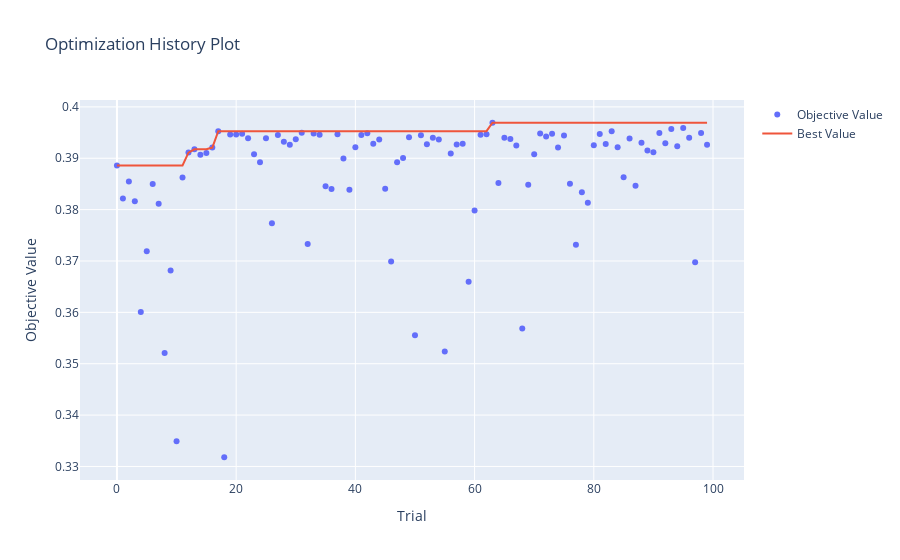
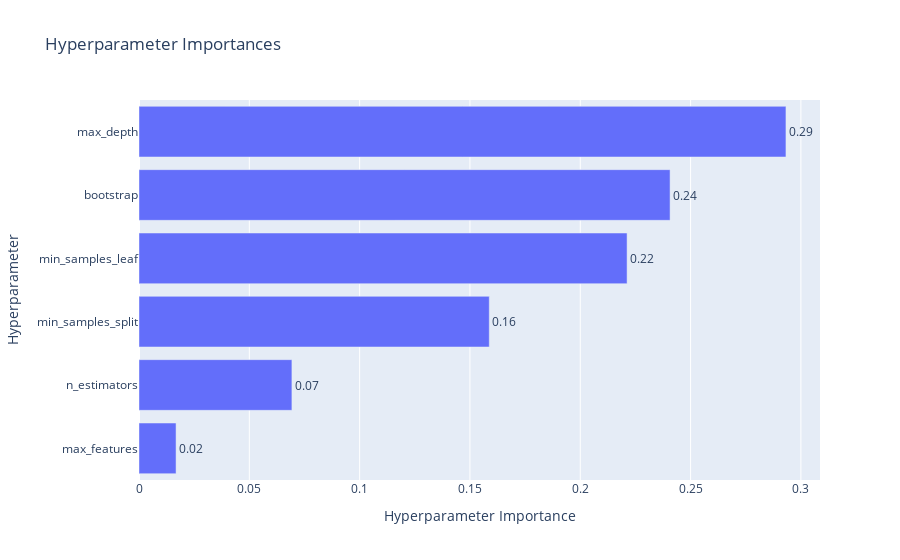

Notebook source saved alongside these figures, in order:
### Code cell
print(f"Лучшие параметры для Random Forest:")
print(study_rf.best_params)
print(f"Лучший R2: {study_rf.best_value:.4f}")

fig = optuna.visualization.plot_optimization_history(study_rf)
fig.show()

fig = optuna.visualization.plot_param_importances(study_rf)
fig.show()
